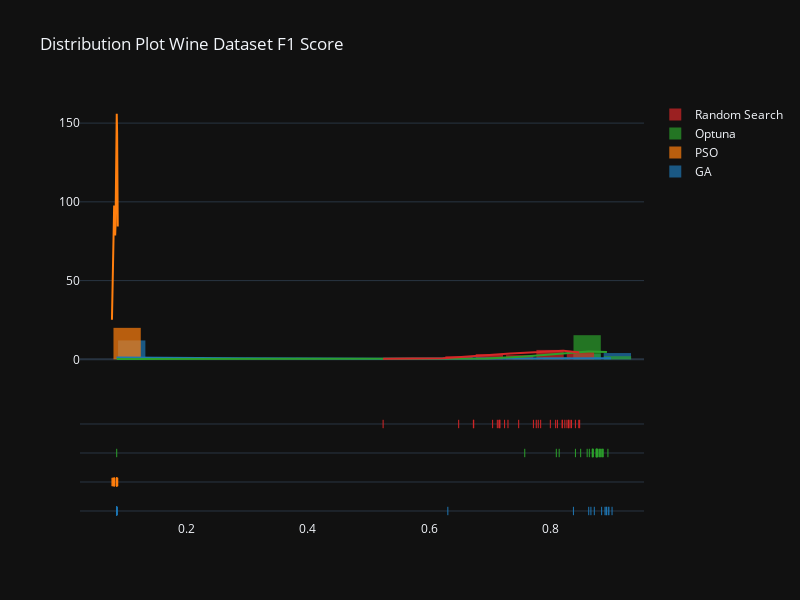

Source (notebook cell):
### Code cell
metrics = ['F1','AUC', 'Accuracy']
for metric in metrics:
    hist_data = [fruit_ga[metric], fruit_pso[metric], fruit_optuna[metric], fruit_rs[metric]]
    group_labels = ['GA', 'PSO', 'Optuna', 'Random Search'] # name of the dataset


    fig = ff.create_distplot(hist_data, group_labels, curve_type='kde', bin_size=.05, show_hist=True)
    fig.update_layout(template = 'plotly_dark')
    fig.update_layout(bargap=0.1, width=800, height=600, title=f'Distribution Plot Wine Dataset {metric} Score')
    fig.show()

### Figure 1 — Plotly figure (JSON) as saved in the notebook; plotly's stock layout.template omitted (floating-point values rounded to 4 significant figures; data arrays with more than 128 entries replaced by an {"elided": "..."} marker saying what was removed)
{"data": [{"autobinx": false, "histnorm": "probability density", "legendgroup": "GA", "marker": {"color": "rgb(31, 119, 180)"}, "name": "GA", "opacity": 0.7, "type": "histogram", "x": [0.08474, 0.8911, 0.08496, 0.08488, 0.6305, 0.8894, 0.08488, 0.08496, 0.0849, 0.901, 0.892, 0.8374, 0.08485, 0.08483, 0.08511, 0.8626, 0.08507, 0.8718, 0.08491, 0.0849, 0.08523, 0.08489, 0.8838, 0.8662, 0.08536, 0.08488, 0.08486, 0.08497, 0.8948, 0.8959], "xaxis": "x", "xbins": {"end": 0.901, "size": 0.05, "start": 0.08474}, "yaxis": "y"}, {"autobinx": false, "histnorm": "probability density", "legendgroup": "PSO", "marker": {"color": "rgb(255, 127, 14)"}, "name": "PSO", "opacity": 0.7, "type": "histogram", "x": [0.08505, 0.08527, 0.08541, 0.08042, 0.08047, 0.08511, 0.08476, 0.08137, 0.08044, 0.08444, 0.08589, 0.08481, 0.08112, 0.08055, 0.08138, 0.08453, 0.07843, 0.08529, 0.08481, 0.08591, 0.08489, 0.07716, 0.08184, 0.08514, 0.08448, 0.08495, 0.0786, 0.08674, 0.08004, 0.08099], "xaxis": "x", "xbins": {"end": 0.08674, "size": 0.05, "start": 0.07716}, "yaxis": "y"}, {"autobinx": false, "histnorm": "probability density", "legendgroup": "Optuna", "marker": {"color": "rgb(44, 160, 44)"}, "name": "Optuna", "opacity": 0.7, "type": "histogram", "x": [0.8754, 0.8864, 0.884, 0.8769, 0.08499, 0.8754, 0.8139, 0.8493, 0.875, 0.8684, 0.8812, 0.8691, 0.8942, 0.8701, 0.8802, 0.8818, 0.7572, 0.8636, 0.8753, 0.8858, 0.8687, 0.8092, 0.8407, 0.878, 0.8762, 0.8848, 0.86, 0.8773, 0.8695, 0.8748], "xaxis": "x", "xbins": {"end": 0.8942, "size": 0.05, "start": 0.08499}, "yaxis": "y"}, {"autobinx": false, "histnorm": "probability density", "legendgroup": "Random Search", "marker": {"color": "rgb(214, 39, 40)"}, "name": "Random Search", "opacity": 0.7, "type": "histogram", "x": [0.7146, 0.8406, 0.6732, 0.7762, 0.7834, 0.811, 0.7161, 0.724, 0.6484, 0.6726, 0.7994, 0.7715, 0.8268, 0.8081, 0.5239, 0.8187, 0.8462, 0.8342, 0.8292, 0.7472, 0.8232, 0.8296, 0.8192, 0.7794, 0.7043, 0.7296, 0.712, 0.8318, 0.716, 0.8477], "xaxis": "x", "xbins": {"end": 0.8477, "size": 0.05, "start": 0.5239}, "yaxis": "y"}, {"legendgroup": "GA", "marker": {"color": "rgb(31, 119, 180)"}, "mode": "lines", "name": "GA", "showlegend": false, "type": "scatter", "x": {"elided": "500 float values"}, "xaxis": "x", "y": {"elided": "500 float values"}, "yaxis": "y"}, {"legendgroup": "PSO", "marker": {"color": "rgb(255, 127, 14)"}, "mode": "lines", "name": "PSO", "showlegend": false, "type": "scatter", "x": {"elided": "500 float values"}, "xaxis": "x", "y": {"elided": "500 float values"}, "yaxis": "y"}, {"legendgroup": "Optuna", "marker": {"color": "rgb(44, 160, 44)"}, "mode": "lines", "name": "Optuna", "showlegend": false, "type": "scatter", "x": {"elided": "500 float values"}, "xaxis": "x", "y": {"elided": "500 float values"}, "yaxis": "y"}, {"legendgroup": "Random Search", "marker": {"color": "rgb(214, 39, 40)"}, "mode": "lines", "name": "Random Search", "showlegend": false, "type": "scatter", "x": {"elided": "500 float values"}, "xaxis": "x", "y": {"elided": "500 float values"}, "yaxis": "y"}, {"legendgroup": "GA", "marker": {"color": "rgb(31, 119, 180)", "symbol": "line-ns-open"}, "mode": "markers", "name": "GA", "showlegend": false, "type": "scatter", "x": [0.08474, 0.8911, 0.08496, 0.08488, 0.6305, 0.8894, 0.08488, 0.08496, 0.0849, 0.901, 0.892, 0.8374, 0.08485, 0.08483, 0.08511, 0.8626, 0.08507, 0.8718, 0.08491, 0.0849, 0.08523, 0.08489, 0.8838, 0.8662, 0.08536, 0.08488, 0.08486, 0.08497, 0.8948, 0.8959], "xaxis": "x", "y": ["GA", "GA", "GA", "GA", "GA", "GA", "GA", "GA", "GA", "GA", "GA", "GA", "GA", "GA", "GA", "GA", "GA", "GA", "GA", "GA", "GA", "GA", "GA", "GA", "GA", "GA", "GA", "GA", "GA", "GA"], "yaxis": "y2"}, {"legendgroup": "PSO", "marker": {"color": "rgb(255, 127, 14)", "symbol": "line-ns-open"}, "mode": "markers", "name": "PSO", "showlegend": false, "type": "scatter", "x": [0.08505, 0.08527, 0.08541, 0.08042, 0.08047, 0.08511, 0.08476, 0.08137, 0.08044, 0.08444, 0.08589, 0.08481, 0.08112, 0.08055, 0.08138, 0.08453, 0.07843, 0.08529, 0.08481, 0.08591, 0.08489, 0.07716, 0.08184, 0.08514, 0.08448, 0.08495, 0.0786, 0.08674, 0.08004, 0.08099], "xaxis": "x", "y": ["PSO", "PSO", "PSO", "PSO", "PSO", "PSO", "PSO", "PSO", "PSO", "PSO", "PSO", "PSO", "PSO", "PSO", "PSO", "PSO", "PSO", "PSO", "PSO", "PSO", "PSO", "PSO", "PSO", "PSO", "PSO", "PSO", "PSO", "PSO", "PSO", "PSO"], "yaxis": "y2"}, {"legendgroup": "Optuna", "marker": {"color": "rgb(44, 160, 44)", "symbol": "line-ns-open"}, "mode": "markers", "name": "Optuna", "showlegend": false, "type": "scatter", "x": [0.8754, 0.8864, 0.884, 0.8769, 0.08499, 0.8754, 0.8139, 0.8493, 0.875, 0.8684, 0.8812, 0.8691, 0.8942, 0.8701, 0.8802, 0.8818, 0.7572, 0.8636, 0.8753, 0.8858, 0.8687, 0.8092, 0.8407, 0.878, 0.8762, 0.8848, 0.86, 0.8773, 0.8695, 0.8748], "xaxis": "x", "y": ["Optuna", "Optuna", "Optuna", "Optuna", "Optuna", "Optuna", "Optuna", "Optuna", "Optuna", "Optuna", "Optuna", "Optuna", "Optuna", "Optuna", "Optuna", "Optuna", "Optuna", "Optuna", "Optuna", "Optuna", "Optuna", "Optuna", "Optuna", "Optuna", "Optuna", "Optuna", "Optuna", "Optuna", "Optuna", "Optuna"], "yaxis": "y2"}, {"legendgroup": "Random Search", "marker": {"color": "rgb(214, 39, 40)", "symbol": "line-ns-open"}, "mode": "markers", "name": "Random Search", "showlegend": false, "type": "scatter", "x": [0.7146, 0.8406, 0.6732, 0.7762, 0.7834, 0.811, 0.7161, 0.724, 0.6484, 0.6726, 0.7994, 0.7715, 0.8268, 0.8081, 0.5239, 0.8187, 0.8462, 0.8342, 0.8292, 0.7472, 0.8232, 0.8296, 0.8192, 0.7794, 0.7043, 0.7296, 0.712, 0.8318, 0.716, 0.8477], "xaxis": "x", "y": ["Random Search", "Random Search", "Random Search", "Random Search", "Random Search", "Random Search", "Random Search", "Random Search", "Random Search", "Random Search", "Random Search", "Random Search", "Random Search", "Random Search", "Random Search", "Random Search", "Random Search", "Random Search", "Random Search", "Random Search", "Random Search", "Random Search", "Random Search", "Random Search", "Random Search", "Random Search", "Random Search", "Random Search", "Random Search", "Random Search"], "yaxis": "y2"}], "layout": {"bargap": 0.1, "barmode": "overlay", "height": 600, "hovermode": "closest", "legend": {"traceorder": "reversed"}, "title": {"text": "Distribution Plot Wine Dataset F1 Score"}, "width": 800, "xaxis": {"anchor": "y2", "domain": [0, 1], "zeroline": false}, "yaxis": {"anchor": "free", "domain": [0.35, 1], "position": 0}, "yaxis2": {"anchor": "x", "domain": [0, 0.25], "dtick": 1, "showticklabels": false}}}
